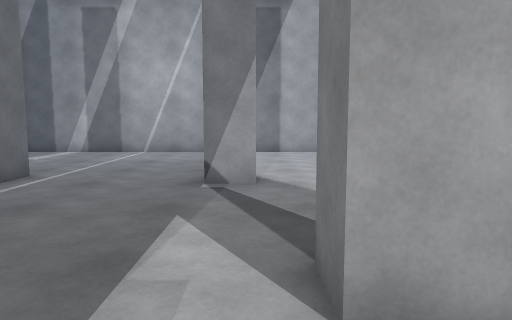
[1] (above)

18 first-person views from a walk through a scene from a Unity 3-D project. The camera is 1.2 m above the floor, tilts 6° down and sees 70° across. The floor is counted in squares, 1 m on a side. Each view is taken from the middle of a square. On the plan, view 1 faces up. The plan holds only what a view shows up to about 15 squares ahead; the rest is blank. The place goes on beyond the plan. The player is left out.

[2]
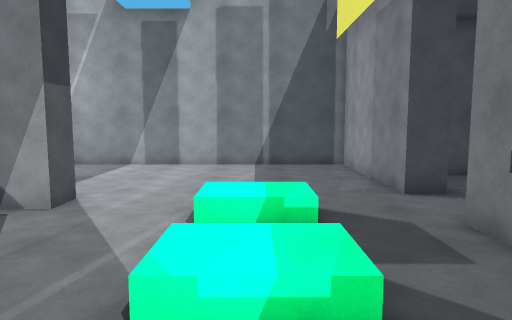

[3]
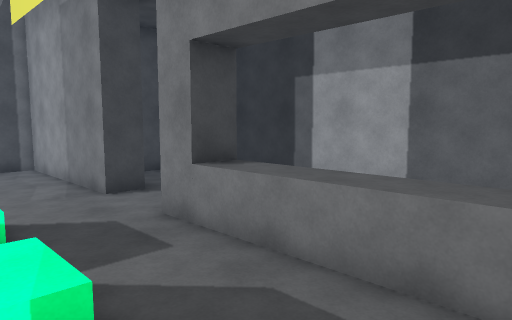

[4]
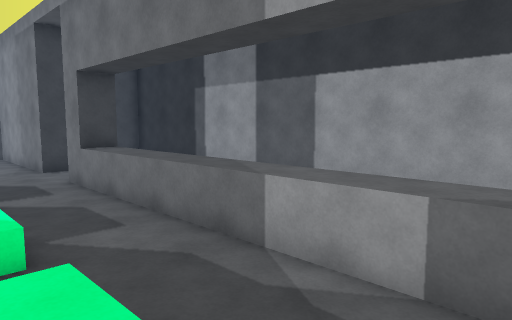

[5]
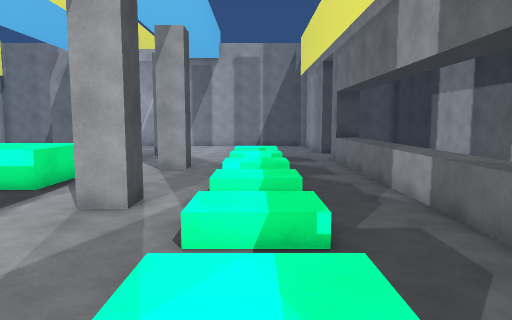

[6]
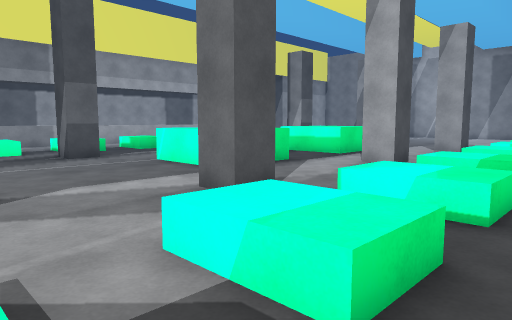

[7]
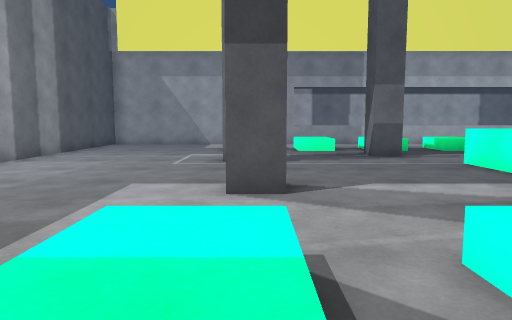

[8]
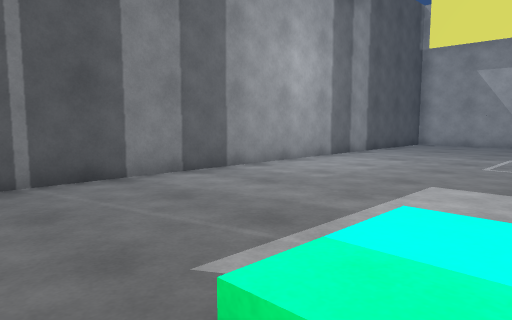

[9]
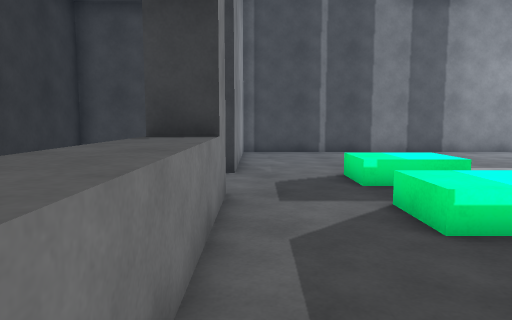

[10]
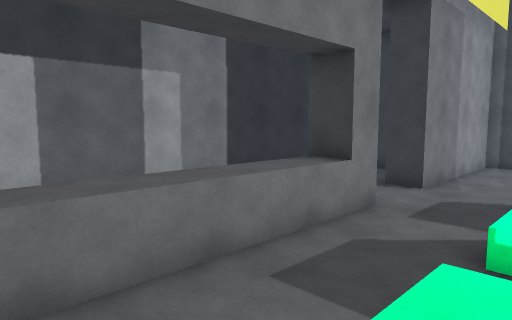

[11]
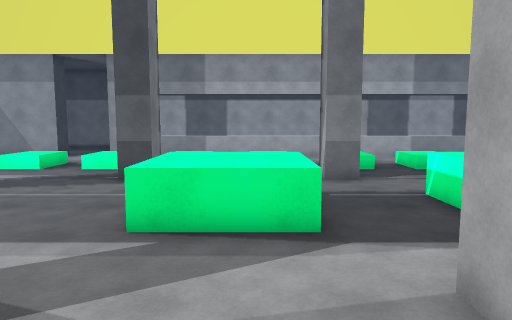

[12]
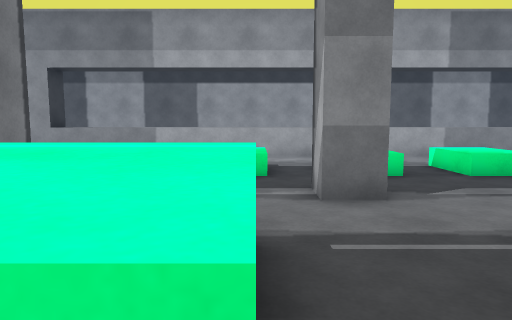

[13]
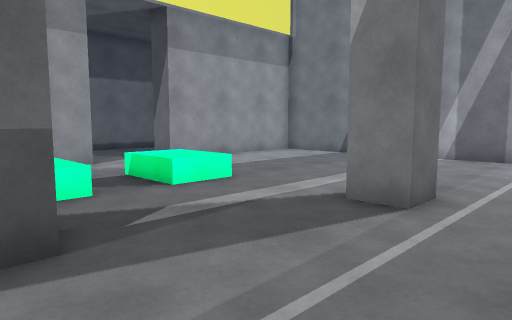

[14]
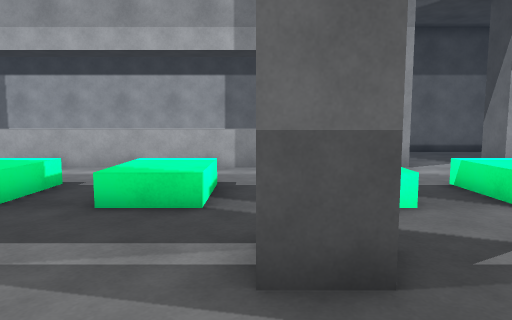

[15]
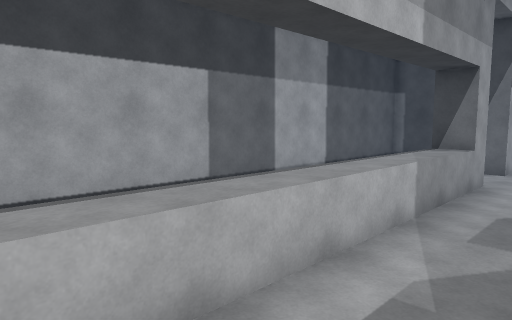

[16]
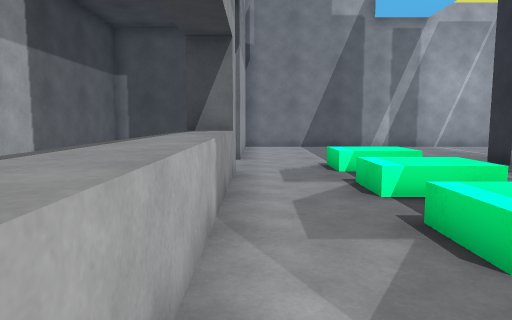

[17]
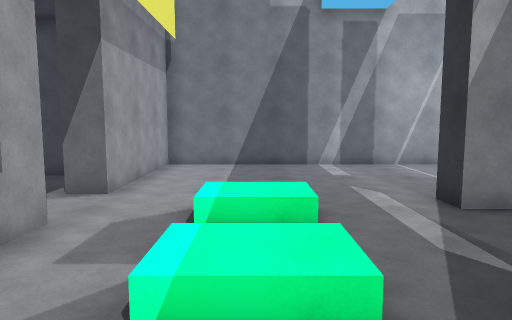

[18]
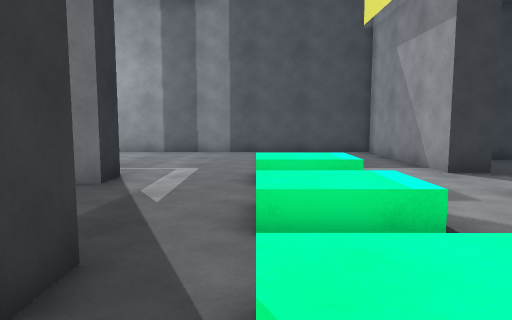

### Floor plan
Key: @ floor where view 1 was taken; # wall or solid block; . main floor; : floor 0.5 m higher than the main floor; / step, stairs or slope; ^ raised ledge.
Columns run from 19 left of view 1 to 13 right of it. Each row starts with its distance up from view 1.
 15      #######################
 14      #.....................#
 13      #.....................#
 12 ######.....................####
 11 #... #.....................# .
 10 #....#.....................#..  #
  9 #....#................. ...#.   #
  8 #............##... #... .....   #
  7 # ....../:/..##...##../:/...    #
  6 #    .../:/.........../:/...    #
  5 #    #.....................#    #
  4 #    ^../:/.........../:/..^    #
  3 #    ^../:/....  ...../:/..^    #
  2 #    ^......#. .....#......^    #
  1 #    ^../:/... ^^^..../:/..^    #
  0 #    ^../:/... ^^^.@../:/..^    #
 -1 #    ^........ ^^^.........^    #
 -2 #    ^../:/....^^^..../:/..^    #
 -3 #    ^../  .........../:/..^    #
 -4 #    ^......#.......#......^    #
 -5 #    ^ ./:/....^^^..../:/..^
 -6 #    ^    /.   ^^^..../:/..^
 -7 #    ^    .... ^^^.........^    #
 -8 #    ^  /:/....^^^..../:/..^    #
 -9      ^  /:/.........  /:/..^    #
-10      ^  ....#.......#   ...^    #
-11      ^ ./:/.........../:/..^    #
-12      #../:/.........../:/..#    #
-13      #.....................#    #
-14      .../:/..##    #../:/...    #
-15     ..../:/..##......./:/....   #
-16     .#..  .................#.   #
-17    ..#.....................#.   #
-18   .. #.....................#    #
-19   #  #.  ..................######
-20      #.   .................#
-21      #.....................#
-22      #######################

Positions as (right, up) in squares from view 1, and headings:
1: (0, 0), facing up
2: (4, 0), facing up
3: (4, 0), facing up-right
4: (4, -5), facing up-right
5: (4, -11), facing up
6: (6, -14), facing up-left
7: (6, -14), facing left
8: (6, -14), facing down-left
9: (7, -7), facing down
10: (4, -6), facing down-right
11: (4, -6), facing left
12: (-1, -5), facing left
13: (-3, 2), facing up-left
14: (-4, 2), facing left
15: (-11, -5), facing up-left
16: (-13, -3), facing up
17: (-10, 0), facing up
18: (-9, -7), facing down
